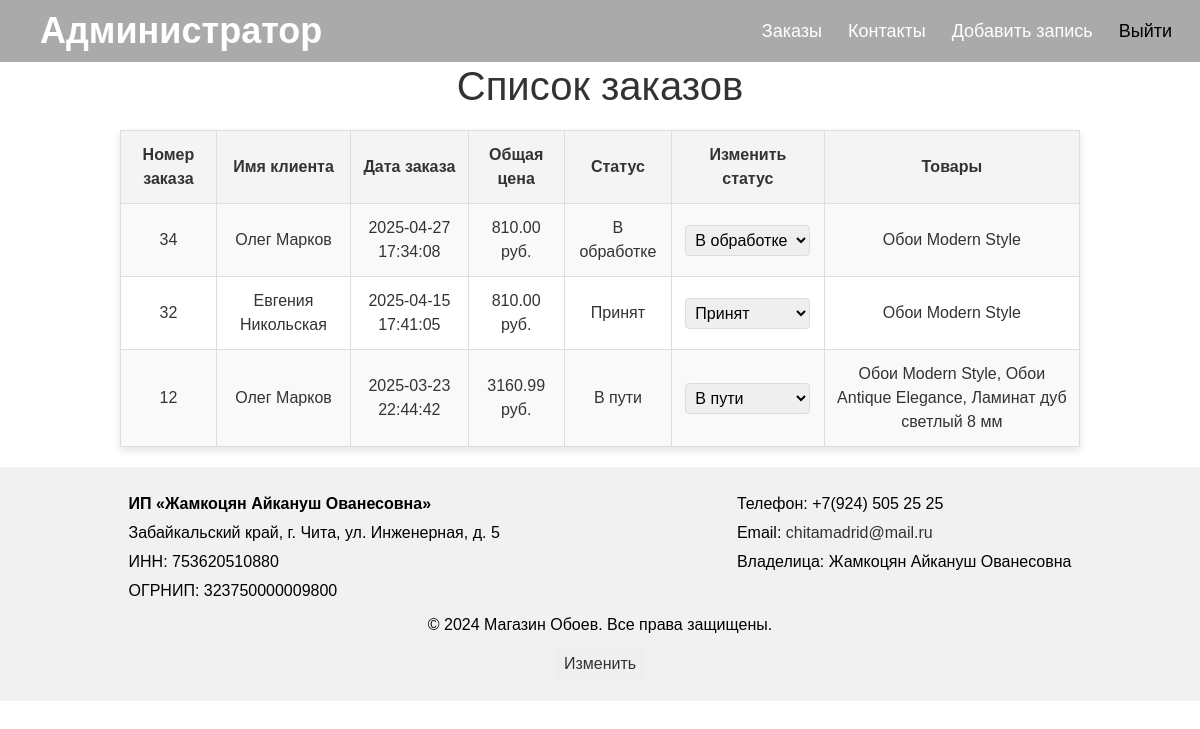
Page /users_cart.php on the committed database.
### tables this page shows
CREATE TABLE `orders` (
  `order_id` int NOT NULL,
  `customer_id` int DEFAULT NULL,
  `order_date` timestamp NULL DEFAULT CURRENT_TIMESTAMP,
  `total_price` decimal(10,2) DEFAULT NULL,
  `status` enum('В обработке','Принят','В пути','Доставлен') DEFAULT 'В обработке',
  `status_read` tinyint(1) DEFAULT '0'
);

CREATE TABLE `customers` (
  `customer_id` int NOT NULL,
  `first_name` varchar(255) NOT NULL,
  `last_name` varchar(255) NOT NULL,
  `email` varchar(255) NOT NULL,
  `phone_number` varchar(20) DEFAULT NULL,
  `address` text,
  `password` varchar(255) DEFAULT NULL,
  `image_path` varchar(255) DEFAULT NULL,
  `verification_code` varchar(6) DEFAULT NULL,
  `verification_expiry` datetime DEFAULT NULL,
  `is_verified` tinyint(1) DEFAULT '0'
);

CREATE TABLE `store_info` (
  `id` int NOT NULL,
  `name` varchar(255) NOT NULL,
  `address` text NOT NULL,
  `inn` varchar(12) NOT NULL,
  `ogrnip` varchar(15) NOT NULL,
  `phone` varchar(20) NOT NULL,
  `email` varchar(100) NOT NULL,
  `owner_name` varchar(255) NOT NULL
);

### users_cart.php (the view, shortened to what this page needs)
<?php
include('config/db_connect.php');
$query = "SELECT * FROM store_info LIMIT 1";
$result = $conn->query($query);
$store_info = $result->fetch_assoc();
$query = "SELECT o.order_id, o.customer_id, o.order_date, o.total_price, o.status, c.first_name, c.last_name
          FROM `orders` o
          JOIN customers c ON o.customer_id = c.customer_id
          ORDER BY o.order_date DESC";
$result = $conn->query($query);
?>
<!DOCTYPE html>
<html lang="ru">
<head>
    <link rel="stylesheet" href="css/style.css">
    <link href="https://stackpath.bootstrapcdn.com/bootstrap/4.5.2/css/bootstrap.min.css" rel="stylesheet">
</head>
<body>
<header class="header1">
    <div class="header-container1">
        <div class="logo">
            <button onclick="location.href='admin.php'" style="background: none; border: none; color: inherit; font: inherit; cursor: pointer; padding: 0;">Администратор</button>
        </div>
        <nav>
            <ul>
                <li><button><a href="users_cart.php" style="background: none; border: none; color: inherit; font: inherit; cursor: pointer; padding: 0;">Заказы</a></button></li>
                <li><button onclick="scrollToFooter()">Контакты</button></li>
                <li><button><a href="add.php" style="background: none; border: none; color: inherit; font: inherit; cursor: pointer; padding: 0;">Добавить запись</a></button></li>
                <li><div class="auth-btn-container"><button class="auth-btn" onclick="openAuthModal()"><a href="index.php">Выйти</a></button></div></li>
            </ul>
        </nav>
    </div>
</header>
<h1 style="text-align: center;">Список заказов</h1>
<table>
    <thead>
        <tr>
            <th>Номер заказа</th>
            <th>Имя клиента</th>
            <th>Дата заказа</th>
            <th>Общая цена</th>
            <th>Статус</th>
            <th>Изменить статус</th>
            <th>Товары</th>
        </tr>
    </thead>
    <tbody>
        <?php while ($order = $result->fetch_assoc()): ?>
            <tr class="order-row" data-order-id="<?php echo $order['order_id']; ?>">
                <td><?php echo htmlspecialchars($order['order_id']); ?></td>
                <td><?php echo htmlspecialchars($order['first_name']) . ' ' . htmlspecialchars($order['last_name']); ?></td>
                <td><?php echo htmlspecialchars($order['order_date']); ?></td>
                <td><?php echo htmlspecialchars($order['total_price']); ?> руб.</td>
                <td><?php echo htmlspecialchars($order['status']); ?></td>
                <td>
                    <form class="status-form">
                        <select name="status" class="status-select" required>
                            <option value="В обработке" <?php echo ($order['status'] == 'В обработке') ? 'selected' : ''; ?>>В обработке</option>
                            <option value="Принят" <?php echo ($order['status'] == 'Принят') ? 'selected' : ''; ?>>Принят</option>
                            <option value="В пути" <?php echo ($order['status'] == 'В пути') ? 'selected' : ''; ?>>В пути</option>
                        </select>
                    </form>
                </td>
                <td>
                    <?php
                    $product_conn = new mysqli('127.0.0.1', 'root', 'root', 'store_coverings');
                    $order_id = $order['order_id'];
                    $query_products = "SELECT p.product_name
                                     FROM order_details od
                                     JOIN products p ON od.product_id = p.product_id
                                     WHERE od.order_id = $order_id";
                    $products_result = $product_conn->query($query_products);
                    $products = [];
                    if ($products_result && $products_result->num_rows > 0) {
                        while ($product = $products_result->fetch_assoc()) {
                            $products[] = $product['product_name'];
                        }
                    }
                    echo implode(', ', $products);
                    ?>
                </td>
            </tr>
        <?php endwhile; ?>
    </tbody>
</table>
<footer id="contacts" style="padding: 20px; background-color: #f1f1f1; width: 100%; color: black;">
    <?php if ($store_info): ?>
        <div style="display: flex; justify-content: space-around; flex-wrap: wrap; text-align: left; gap: 20px;">
            <div>
                <p><strong><?php echo htmlspecialchars($store_info['name']); ?></strong></p>
                <p><?php echo htmlspecialchars($store_info['address']); ?></p>
                <p>ИНН: <?php echo htmlspecialchars($store_info['inn']); ?></p>
                <p>ОГРНИП: <?php echo htmlspecialchars($store_info['ogrnip']); ?></p>
            </div>
            <div>
                <p>Телефон: <?php echo htmlspecialchars($store_info['phone']); ?></p>
                <p>Email: <a href="mailto:<?php echo htmlspecialchars($store_info['email']); ?>"><?php echo htmlspecialchars($store_info['email']); ?></a></p>
                <p>Владелица: <?php echo htmlspecialchars($store_info['owner_name']); ?></p>
            </div>
        </div>
        <div style="text-align: center; margin-bottom: 10px;">
            <p>&copy; 2024 Магазин Обоев. Все права защищены.</p>
        </div>
        <button id="editFooterButton" style="padding: 5px 10px; color: white; border: none; border-radius: 4px; cursor: pointer;">
            <a href="edit_store_info.php">Изменить</a>
        </button>
    <?php else: ?>
        <p style="text-align: center;">Информация о магазине временно недоступна.</p>
    <?php endif; ?>
</footer>
</body>
</html>

### css/style.css (style rules this page uses)
body, html { margin: 0; padding: 0; height: 100%; font-family: Arial, sans-serif; }
.header1 { background-color: #f8f8f8; }
.logo { display: inline-block; vertical-align: middle; padding-left: 20px; }
nav ul { display: inline-flex; gap: 15px; list-style: none; margin: 0; padding: 0; }
nav ul li a { text-decoration: none; color: #000; font-weight: normal; transition: text-decoration 0.3s, color 0.3s; }
footer { background-color: #D2B48C; color: white; text-align: center; padding: 10px; }

### users_cart.php (style rules this page uses)
body { background-color: rgb(255, 255, 255); color: #333; font-family: Arial, sans-serif; }
.header1 { background-color: #aaa; color: white; padding: 4px 20px; }
.header-container1 { display: flex; justify-content: space-between; align-items: center; }
.logo { font-size: 36px; font-weight: bold; color: white; }
nav ul { display: flex; list-style-type: none; gap: 10px; margin: 0; padding: 0; }
nav ul li { display: flex; align-items: center; }
nav button { background-color: transparent; color: white !important; font-size: 18px; padding: 2px 8px; border: none; cursor: pointer; transition: color 0.3s, transform 0.3s; }
nav .auth-btn { background-color: transparent; color: #aaa !important; }
.auth-btn-container { display: flex; align-items: center; }
footer { padding: 20px; background-color: #ddd; color: #333; font-family: Arial, sans-serif; }
footer div { max-width: 1200px; margin: 0 auto; }
footer div p { margin: 5px 0; }
footer a { color: #333; text-decoration: none; }
table { width: 80%; margin: 20px auto; border-collapse: collapse; box-shadow: 0 4px 8px rgba(0, 0, 0, 0.1); }
table th, table td { padding: 12px; text-align: center; border: 1px solid #ddd; }
table th { background-color: #f4f4f4; font-weight: bold; }
table tbody tr:nth-child(odd) { background-color: #f9f9f9; }
.status-select { padding: 5px; border-radius: 4px; border: 1px solid #ddd; }
.order-row { cursor: pointer; transition: background-color 0.3s; }

### rows in the picture
orders: order_id "34", customer.first_name "Олег", customer.last_name "Марков", order_date "2025-04-27 17:34:08", total_price "810.00", status "В обработке", products "Обои Modern Style"
orders: order_id "32", customer.first_name "Евгения", customer.last_name "Никольская", order_date "2025-04-15 17:41:05", total_price "810.00", status "Принят", products "Обои Modern Style"
orders: order_id "12", customer.first_name "Олег", customer.last_name "Марков", order_date "2025-03-23 22:44:42", total_price "3160.99", status "В пути", products "Обои Modern Style, Обои Antique Elegance, Ламинат дуб светлый 8 мм"
store_info: name "ИП «Жамкоцян Айкануш Ованесовна»", address "Забайкальский край, г. Чита, ул. Инженерная, д. 5", inn "753620510880", ogrnip "323750000009800", phone "+7(924) 505 25 25", email "chitamadrid@mail.ru", owner_name "Жамкоцян Айкануш Ованесовна"
